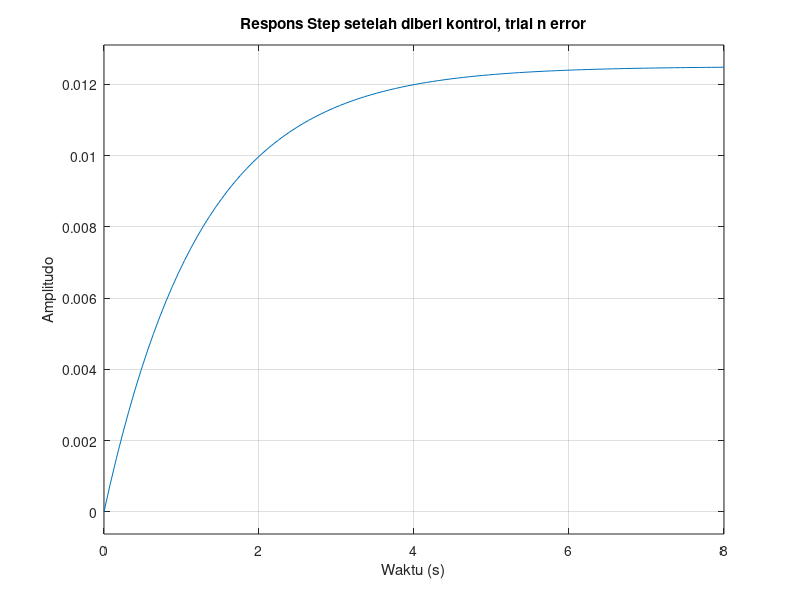

MATLAB code for this plot:
j = 100;
b = 80;

num = [1];
den = [j b];
plant = tf(num, den);


% Simulasikan respons terhadap step function
figure;
step(plant);
title('Respons Step setelah diberi kontrol, trial n error');
xlabel('Waktu (s)');
ylabel('Amplitudo');
grid on;